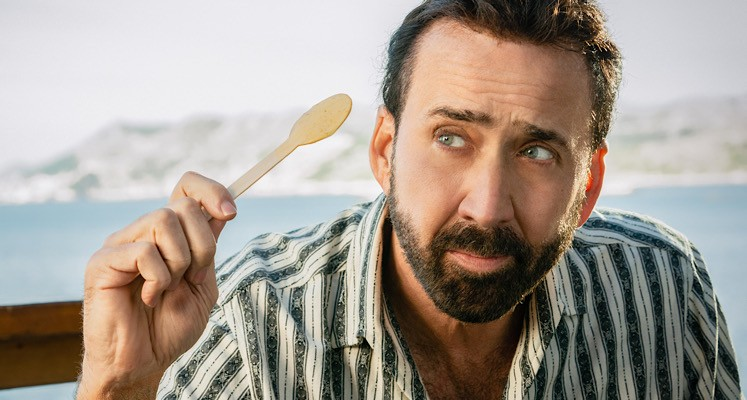
#> input picture example.jpg, 747 x 400 px
$ python opencv_image_processing_morph_ops.py
#> lines starting #> are read from the running program, lines starting #| are printed output that depends on the picture; after the words box and inside, x2 and y2 are one past the last pixel; in counts of white or black regions, pixels touching at a corner belong together
import cv2

img = cv2.imread('example.jpg', cv2.IMREAD_GRAYSCALE)
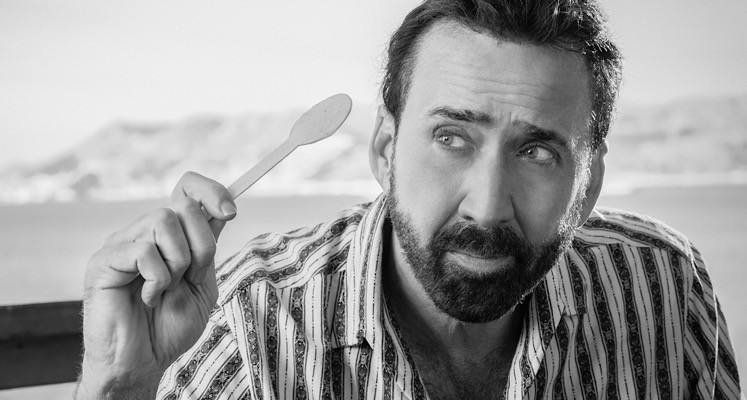
#> img: shape (400, 747); min 0, max 252, mean 157

_, binary = cv2.threshold(img, 127, 255, cv2.THRESH_BINARY)
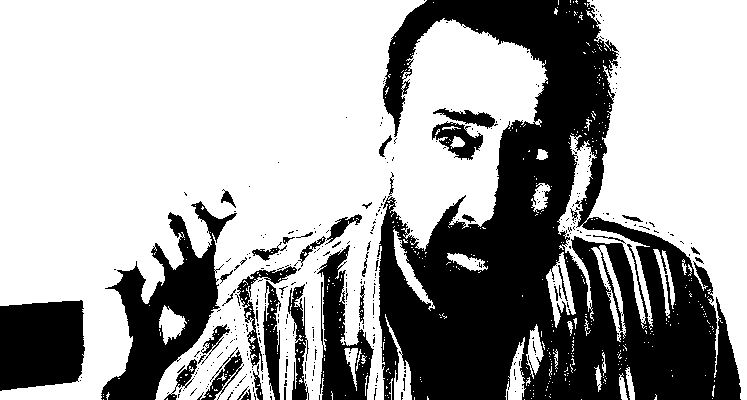
#> binary: shape (400, 747); 65.6% white; 373 black regions (332 under 20 px), largest, box (x1, y1, x2, y2) and area: (377, 0, 741, 400) 72376, (101, 201, 237, 400) 10106, (0, 300, 85, 391) 6855

kernel_square = cv2.getStructuringElement(cv2.MORPH_RECT, (5, 5))
kernel_ellipse = cv2.getStructuringElement(cv2.MORPH_ELLIPSE, (5, 5))
kernel_cross = cv2.getStructuringElement(cv2.MORPH_CROSS, (5, 5))

# 1.
erosion_sq = cv2.erode(binary, kernel_square, iterations=1)
#> erosion_sq: shape (400, 747); 55.2% white; 26 black regions, largest, box (x1, y1, x2, y2) and area: (368, 0, 743, 400) 88928, (99, 187, 377, 400) 31970, (0, 298, 87, 393) 7434
erosion_el = cv2.erode(binary, kernel_ellipse, iterations=1)
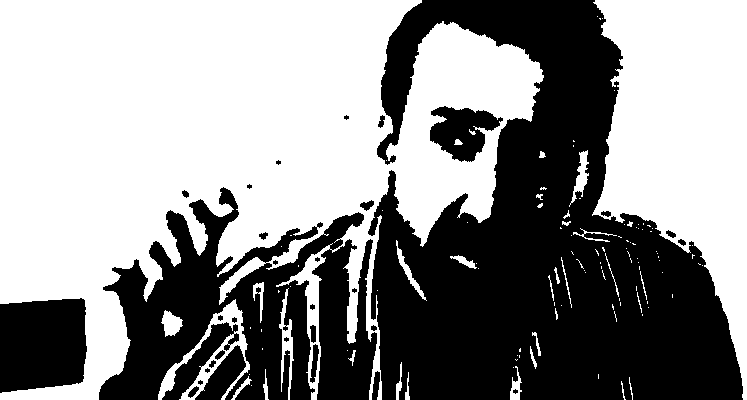
#> erosion_el: shape (400, 747); 56.3% white; 33 black regions (10 under 20 px), largest, box (x1, y1, x2, y2) and area: (368, 0, 743, 400) 87249, (99, 187, 377, 400) 29427, (0, 298, 87, 393) 7384
cv2.imshow("1. Erozja - Kwadrat", erosion_sq)
cv2.waitKey()
cv2.imshow("1. Erozja - Elipsa", erosion_el)
cv2.waitKey()

# 2.
dil_3 = cv2.dilate(binary, cv2.getStructuringElement(cv2.MORPH_RECT, (3, 3)))
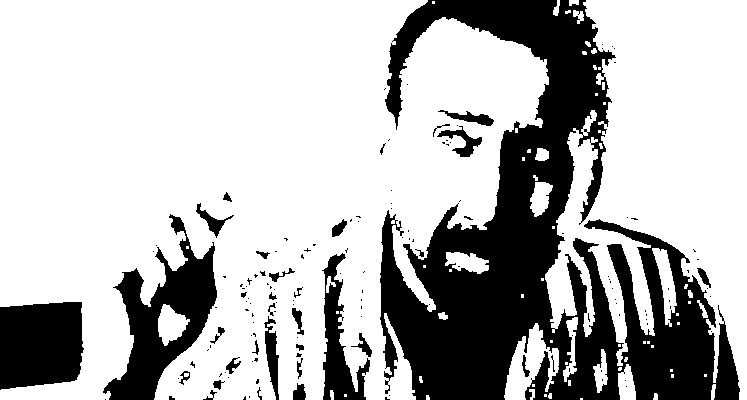
#> dil_3: shape (400, 747); 72.2% white; 146 black regions (112 under 20 px), largest, box (x1, y1, x2, y2) and area: (380, 0, 740, 400) 61507, (103, 214, 217, 400) 8274, (0, 302, 84, 390) 6571
dil_5 = cv2.dilate(binary, cv2.getStructuringElement(cv2.MORPH_RECT, (5, 5)))
#> dil_5: shape (400, 747); 76% white; 70 black regions (46 under 20 px), largest, box (x1, y1, x2, y2) and area: (381, 0, 619, 400) 43134, (586, 221, 714, 400) 9217, (105, 240, 216, 400) 7143
dil_7 = cv2.dilate(binary, cv2.getStructuringElement(cv2.MORPH_RECT, (7, 7)))
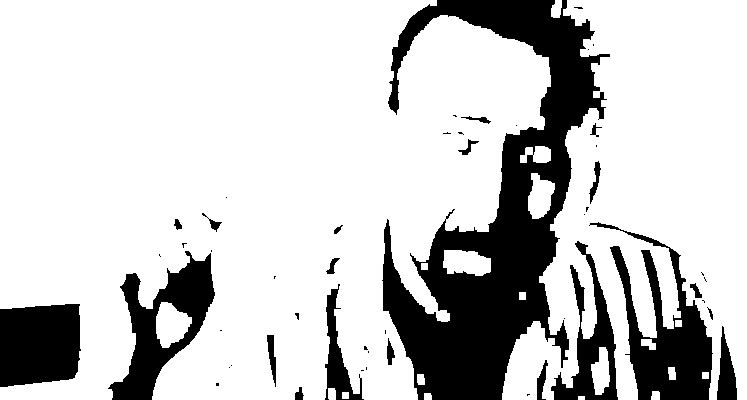
#> dil_7: shape (400, 747); 79% white; 51 black regions (30 under 20 px), largest, box (x1, y1, x2, y2) and area: (382, 0, 610, 400) 35303, (589, 222, 713, 400) 7675, (108, 251, 215, 400) 6246
cv2.imshow("2. Dylatacja 3x3", dil_3)
cv2.waitKey()
cv2.imshow("2. Dylatacja 5x5", dil_5)
cv2.waitKey()
cv2.imshow("2. Dylatacja 7x7", dil_7)
cv2.waitKey()
# 3.
opened = cv2.morphologyEx(binary, cv2.MORPH_OPEN, kernel_square)
#> opened: shape (400, 747); 61.9% white; 70 black regions (59 under 20 px), largest, box (x1, y1, x2, y2) and area: (373, 0, 741, 400) 79808, (101, 189, 316, 400) 11086, (0, 300, 85, 391) 6888
cv2.imshow("3. Otwarcie", opened)
cv2.waitKey()

# 4.
closed_rect = cv2.morphologyEx(binary, cv2.MORPH_CLOSE, kernel_square)
#> closed_rect: shape (400, 747); 69.6% white; 44 black regions, largest, box (x1, y1, x2, y2) and area: (379, 0, 716, 400) 65535, (103, 238, 218, 400) 8933, (0, 301, 84, 390) 6836
closed_ellipse = cv2.morphologyEx(binary, cv2.MORPH_CLOSE, kernel_ellipse)
#> closed_ellipse: shape (400, 747); 68.9% white; 54 black regions (11 under 20 px), largest, box (x1, y1, x2, y2) and area: (379, 0, 741, 400) 67848, (102, 237, 218, 400) 8967, (0, 300, 85, 391) 6843
cv2.imshow("4. Zamknięcie - prostokąt", closed_rect)
cv2.waitKey()
cv2.imshow("4. Zamknięcie - elipsa", closed_ellipse)
cv2.waitKey()
# 5.
for name, kernel in [("kwadrat", kernel_square), ("elipsa", kernel_ellipse), ("krzyż", kernel_cross)]:
    erosion = cv2.erode(binary, kernel)
    dilation = cv2.dilate(binary, kernel)
    opening = cv2.morphologyEx(binary, cv2.MORPH_OPEN, kernel)
    closing = cv2.morphologyEx(binary, cv2.MORPH_CLOSE, kernel)
    gradient = cv2.morphologyEx(binary, cv2.MORPH_GRADIENT, kernel)

    cv2.imshow(f"5. {name} - Erozja", erosion)
    cv2.waitKey()
    cv2.imshow(f"5. {name} - Dylatacja", dilation)
    cv2.waitKey()
    cv2.imshow(f"5. {name} - Otwarcie", opening)
    cv2.waitKey()
    cv2.imshow(f"5. {name} - Zamknięcie", closing)
    cv2.waitKey()
    cv2.imshow(f"5. {name} - Gradient", gradient)
    cv2.waitKey()
#> this loop made 3 passes
#> pass 1, `gradient = cv2.morphologyEx(binary, cv2.MORPH_GRADIENT, kernel)`:
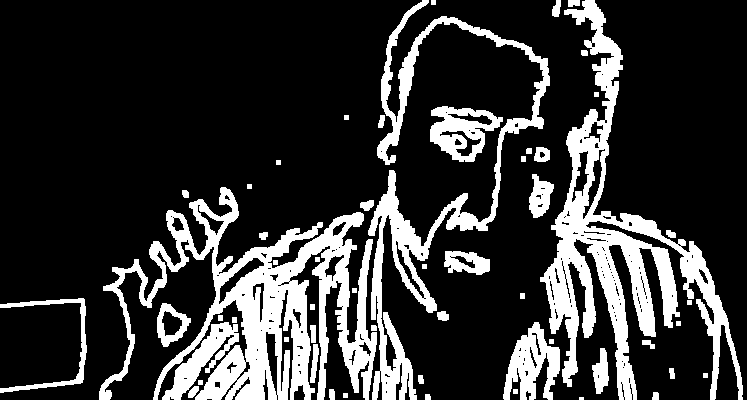
#> gradient: shape (400, 747); 20.8% white; 55 white regions (1 under 20 px), largest, box (x1, y1, x2, y2) and area: (99, 187, 377, 400) 20722, (540, 0, 743, 400) 18503, (368, 0, 550, 400) 10694
# 6.
opened = cv2.morphologyEx(binary, cv2.MORPH_OPEN, kernel_square)
improved = cv2.morphologyEx(opened, cv2.MORPH_CLOSE, kernel_square)
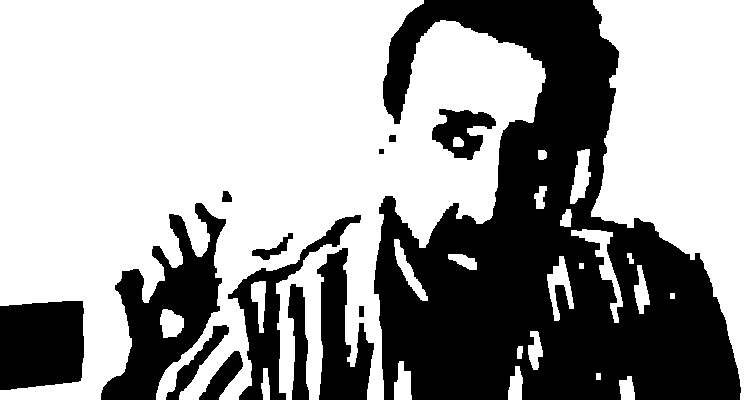
#> improved: shape (400, 747); 62.6% white; 14 black regions, largest, box (x1, y1, x2, y2) and area: (374, 0, 741, 400) 78962, (101, 203, 226, 400) 10300, (0, 301, 84, 390) 6880
cv2.imshow("6. Poprawa obrazu", improved)
cv2.waitKey()

cv2.imshow("Oryginalny", binary)

cv2.waitKey(0)

$ run again, with ex1.jpg copied over example.jpg
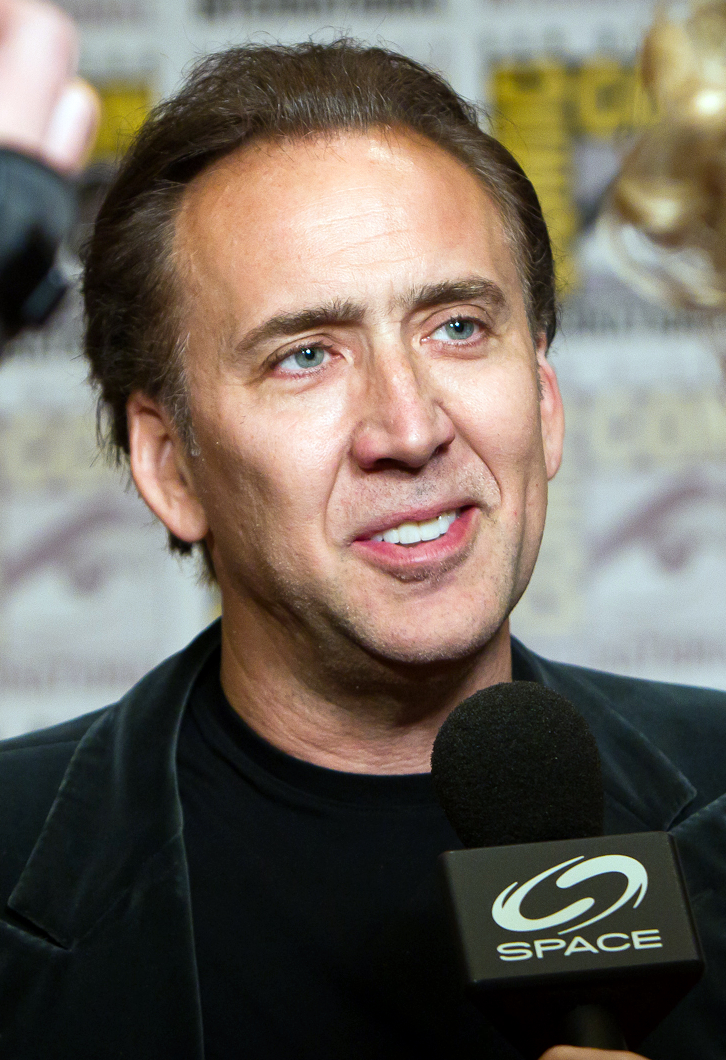
#> input picture ex1.jpg, 726 x 1060 px
#> `_, binary = cv2.threshold(img, 127, 255, cv2.THRESH_BINARY)`:
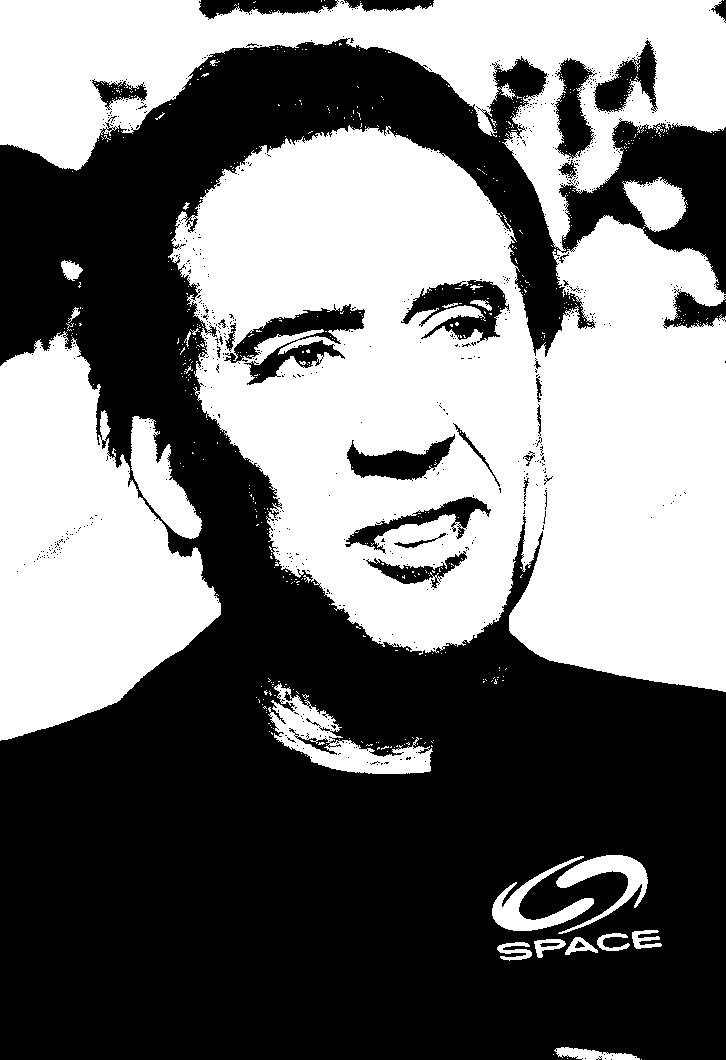
#> binary: shape (1060, 726); 45.4% white; 607 white regions (583 under 20 px), largest, box (x1, y1, x2, y2) and area: (0, 0, 726, 692) 274967, (0, 331, 221, 741) 54766, (268, 683, 433, 774) 5021
#> erosion_sq: shape (1060, 726); 39.6% white; 65 white regions (41 under 20 px), largest, box (x1, y1, x2, y2) and area: (178, 130, 544, 650) 108398, (511, 218, 726, 690) 74111, (0, 0, 726, 188) 57064
#> erosion_el: shape (1060, 726); 40.5% white; 109 white regions (85 under 20 px), largest, box (x1, y1, x2, y2) and area: (175, 130, 544, 651) 111103, (511, 218, 726, 690) 74721, (0, 0, 726, 189) 58119
#> dil_3: shape (1060, 726); 48.7% white; 79 white regions (48 under 20 px), largest, box (x1, y1, x2, y2) and area: (0, 0, 726, 693) 296413, (0, 306, 222, 742) 61032, (255, 677, 435, 775) 7093
#> dil_5: shape (1060, 726); 50.8% white; 64 black regions (33 under 20 px), largest, box (x1, y1, x2, y2) and area: (0, 44, 726, 1060) 356228, (567, 128, 726, 290) 10306, (350, 440, 450, 477) 1596
#> dil_7: shape (1060, 726); 52.4% white; 59 black regions (28 under 20 px), largest, box (x1, y1, x2, y2) and area: (0, 46, 726, 1060) 345873, (568, 129, 726, 289) 9453, (523, 875, 625, 920) 2006
#> opened: shape (1060, 726); 43.6% white; 32 white regions, largest, box (x1, y1, x2, y2) and area: (173, 128, 726, 692) 198086, (0, 0, 726, 190) 61739, (0, 336, 221, 740) 53966
#> closed_rect: shape (1060, 726); 47.3% white; 74 white regions (63 under 20 px), largest, box (x1, y1, x2, y2) and area: (0, 0, 726, 692) 289360, (0, 307, 221, 741) 59988, (263, 678, 434, 774) 6535
#> closed_ellipse: shape (1060, 726); 47% white; 143 white regions (132 under 20 px), largest, box (x1, y1, x2, y2) and area: (0, 0, 726, 692) 287581, (0, 307, 221, 741) 59781, (262, 678, 433, 774) 6218
#> `improved = cv2.morphologyEx(opened, cv2.MORPH_CLOSE, kernel_square)`:
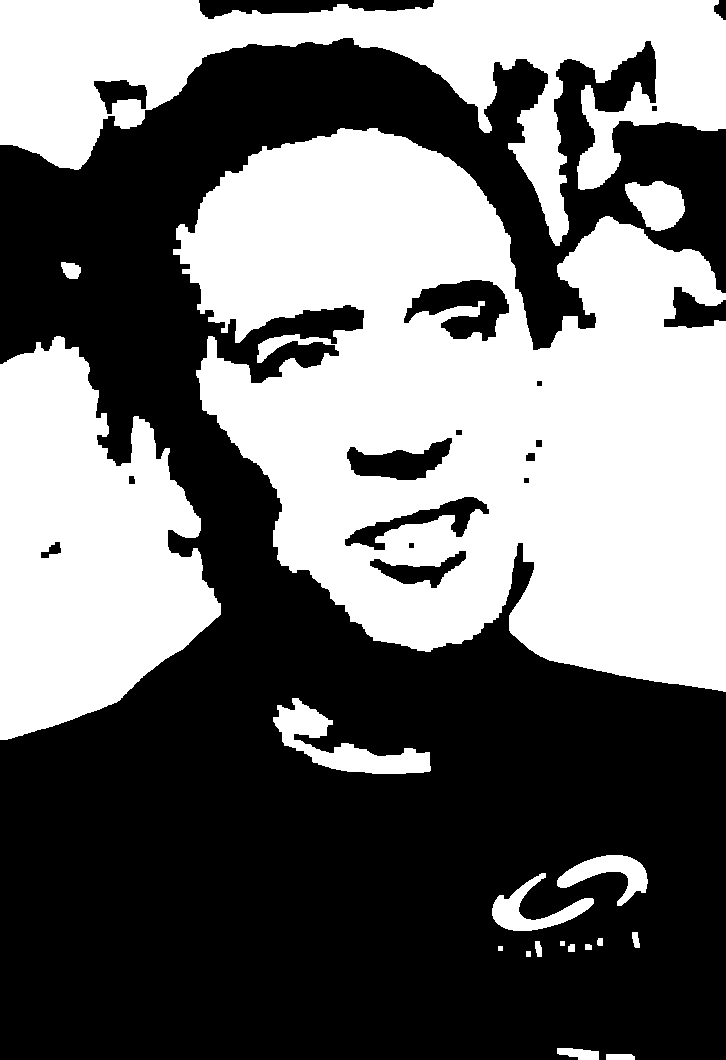
#> improved: shape (1060, 726); 44% white; 18 white regions, largest, box (x1, y1, x2, y2) and area: (173, 128, 726, 692) 201219, (0, 0, 726, 246) 67800, (0, 336, 221, 740) 58473
